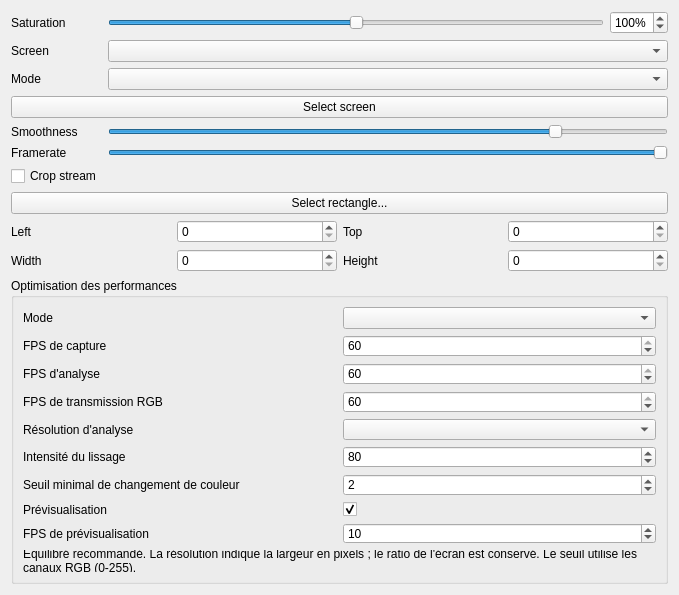
<?xml version="1.0" encoding="UTF-8"?>
<ui version="4.0">
 <class>Ambient</class>
 <widget class="QWidget" name="Ambient">
  <property name="geometry">
   <rect>
    <x>0</x>
    <y>0</y>
    <width>679</width>
    <height>482</height>
   </rect>
  </property>
  <layout class="QGridLayout" name="gridLayout" columnstretch="0,0">
   <item row="0" column="0"><widget class="QLabel" name="saturation_label"><property name="text"><string>Saturation</string></property></widget></item>
   <item row="0" column="1"><layout class="QHBoxLayout" name="saturation_layout">
    <item><widget class="QTooltipedSlider" name="saturation"><property name="maximum"><number>200</number></property><property name="value"><number>100</number></property><property name="orientation"><enum>Qt::Orientation::Horizontal</enum></property><property name="toolTip"><string>0%: grayscale; 100%: original colors; 200%: stronger colors.</string></property></widget></item>
    <item><widget class="QSpinBox" name="saturation_value"><property name="maximum"><number>200</number></property><property name="value"><number>100</number></property><property name="suffix"><string>%</string></property></widget></item>
   </layout></item>
   <item row="2" column="0">
    <widget class="QLabel" name="mode_label">
     <property name="text">
      <string>Mode</string>
     </property>
    </widget>
   </item>
   <item row="2" column="1">
    <widget class="QComboBox" name="mode"/>
   </item>
   <item row="1" column="0">
    <widget class="QLabel" name="screen_label">
     <property name="text">
      <string>Screen</string>
     </property>
    </widget>
   </item>
   <item row="6" column="1">
    <widget class="QTooltipedSlider" name="framerate">
     <property name="minimum">
      <number>1</number>
     </property>
     <property name="maximum">
      <number>60</number>
     </property>
     <property name="pageStep">
      <number>1</number>
     </property>
     <property name="value">
      <number>60</number>
     </property>
     <property name="orientation">
      <enum>Qt::Orientation::Horizontal</enum>
     </property>
    </widget>
   </item>
   <item row="6" column="0">
    <widget class="QLabel" name="framerate_label">
     <property name="text">
      <string>Framerate</string>
     </property>
    </widget>
   </item>
   <item row="8" column="0" colspan="2">
    <widget class="QFrame" name="crop_frame">
     <property name="frameShape">
      <enum>QFrame::Shape::NoFrame</enum>
     </property>
     <property name="frameShadow">
      <enum>QFrame::Shadow::Raised</enum>
     </property>
     <layout class="QGridLayout" name="gridLayout_2" columnstretch="0,0,0,0">
      <property name="leftMargin">
       <number>0</number>
      </property>
      <property name="topMargin">
       <number>0</number>
      </property>
      <property name="rightMargin">
       <number>0</number>
      </property>
      <property name="bottomMargin">
       <number>0</number>
      </property>
      <item row="1" column="2">
       <widget class="QLabel" name="top_label">
        <property name="text">
         <string>Top</string>
        </property>
       </widget>
      </item>
      <item row="2" column="0">
       <widget class="QLabel" name="width_label">
        <property name="text">
         <string>Width</string>
        </property>
       </widget>
      </item>
      <item row="1" column="1">
       <widget class="QSpinBox" name="left">
        <property name="maximum">
         <number>9999</number>
        </property>
       </widget>
      </item>
      <item row="2" column="2">
       <widget class="QLabel" name="height_label">
        <property name="text">
         <string>Height</string>
        </property>
       </widget>
      </item>
      <item row="2" column="1">
       <widget class="QSpinBox" name="width">
        <property name="maximum">
         <number>9999</number>
        </property>
       </widget>
      </item>
      <item row="1" column="0">
       <widget class="QLabel" name="left_label">
        <property name="text">
         <string>Left</string>
        </property>
       </widget>
      </item>
      <item row="1" column="3">
       <widget class="QSpinBox" name="top">
        <property name="maximum">
         <number>9999</number>
        </property>
       </widget>
      </item>
      <item row="2" column="3">
       <widget class="QSpinBox" name="height">
        <property name="maximum">
         <number>9999</number>
        </property>
       </widget>
      </item>
      <item row="0" column="0" colspan="4">
       <widget class="QPushButton" name="select_rectangle">
        <property name="text">
         <string>Select rectangle...</string>
        </property>
       </widget>
      </item>
     </layout>
    </widget>
   </item>
   <item row="3" column="0" colspan="2">
    <widget class="QPushButton" name="select_screen">
     <property name="text">
      <string>Select screen</string>
     </property>
    </widget>
   </item>
   <item row="5" column="1">
    <widget class="QTooltipedSlider" name="smoothness">
     <property name="minimum">
      <number>0</number>
     </property>
     <property name="maximum">
      <number>99</number>
     </property>
     <property name="singleStep">
      <number>1</number>
     </property>
     <property name="pageStep">
      <number>1</number>
     </property>
     <property name="value">
      <number>80</number>
     </property>
     <property name="orientation">
      <enum>Qt::Orientation::Horizontal</enum>
     </property>
    </widget>
   </item>
   <item row="1" column="1">
    <widget class="QComboBox" name="screen"/>
   </item>
   <item row="5" column="0">
    <widget class="QLabel" name="smoothness_label">
     <property name="text">
      <string>Smoothness</string>
     </property>
    </widget>
   </item>
   <item row="7" column="0">
    <widget class="QCheckBox" name="crop_stream">
     <property name="text">
      <string>Crop stream</string>
     </property>
    </widget>
   </item>
   <item row="9" column="0" colspan="2">
 <widget class="QGroupBox" name="performance_group">
  <property name="title">
   <string>Optimisation des performances</string>
  </property>
  <layout class="QGridLayout" name="performance_layout">
   <item row="0" column="0">
    <widget class="QLabel" name="performance_mode_label">
     <property name="text">
      <string>Mode</string>
     </property>
    </widget>
   </item>
   <item row="0" column="1">
    <widget class="QComboBox" name="performance_mode">
</widget>
   </item>
   <item row="1" column="0">
    <widget class="QLabel" name="capture_fps_label">
     <property name="text">
      <string>FPS de capture</string>
     </property>
    </widget>
   </item>
   <item row="1" column="1">
    <widget class="QSpinBox" name="capture_fps">
     <property name="minimum">
      <number>1</number>
     </property>
     <property name="maximum">
      <number>60</number>
     </property>
     <property name="value">
      <number>60</number>
     </property>
    </widget>
   </item>
   <item row="2" column="0">
    <widget class="QLabel" name="analysis_fps_label">
     <property name="text">
      <string>FPS d'analyse</string>
     </property>
    </widget>
   </item>
   <item row="2" column="1">
    <widget class="QSpinBox" name="analysis_fps">
     <property name="minimum">
      <number>1</number>
     </property>
     <property name="maximum">
      <number>60</number>
     </property>
     <property name="value">
      <number>60</number>
     </property>
    </widget>
   </item>
   <item row="3" column="0">
    <widget class="QLabel" name="rgb_fps_label">
     <property name="text">
      <string>FPS de transmission RGB</string>
     </property>
    </widget>
   </item>
   <item row="3" column="1">
    <widget class="QSpinBox" name="rgb_fps">
     <property name="minimum">
      <number>1</number>
     </property>
     <property name="maximum">
      <number>60</number>
     </property>
     <property name="value">
      <number>60</number>
     </property>
    </widget>
   </item>
   <item row="4" column="0">
    <widget class="QLabel" name="analysis_width_label">
     <property name="text">
      <string>Résolution d'analyse</string>
     </property>
    </widget>
   </item>
   <item row="4" column="1">
    <widget class="QComboBox" name="analysis_width">
</widget>
   </item>
   <item row="5" column="0">
    <widget class="QLabel" name="temporal_smoothing_label">
     <property name="text">
      <string>Intensité du lissage</string>
     </property>
    </widget>
   </item>
   <item row="5" column="1">
    <widget class="QSpinBox" name="temporal_smoothing">
     <property name="maximum">
      <number>99</number>
     </property>
     <property name="value">
      <number>80</number>
     </property>
    </widget>
   </item>
   <item row="6" column="0">
    <widget class="QLabel" name="color_threshold_label">
     <property name="text">
      <string>Seuil minimal de changement de couleur</string>
     </property>
    </widget>
   </item>
   <item row="6" column="1">
    <widget class="QSpinBox" name="color_threshold">
     <property name="maximum">
      <number>32</number>
     </property>
     <property name="value">
      <number>2</number>
     </property>
    </widget>
   </item>
   <item row="7" column="0">
    <widget class="QLabel" name="preview_enabled_label">
     <property name="text">
      <string>Prévisualisation</string>
     </property>
    </widget>
   </item>
   <item row="7" column="1">
    <widget class="QCheckBox" name="preview_enabled">
     <property name="checked">
      <bool>true</bool>
     </property>
    </widget>
   </item>
   <item row="8" column="0">
    <widget class="QLabel" name="preview_fps_label">
     <property name="text">
      <string>FPS de prévisualisation</string>
     </property>
    </widget>
   </item>
   <item row="8" column="1">
    <widget class="QSpinBox" name="preview_fps">
     <property name="minimum">
      <number>1</number>
     </property>
     <property name="maximum">
      <number>60</number>
     </property>
     <property name="value">
      <number>10</number>
     </property>
    </widget>
   </item>
   <item row="9" column="0" colspan="2">
    <widget class="QLabel" name="performance_note">
     <property name="text">
      <string>Équilibré recommandé. La résolution indique la largeur en pixels ; le ratio de l'écran est conservé. Le seuil utilise les canaux RGB (0-255).</string>
     </property>
     <property name="wordWrap">
      <bool>true</bool>
     </property>
    </widget>
   </item>
  </layout>
 </widget>
</item>
  </layout>
 </widget>
 <customwidgets>
  <customwidget>
   <class>QTooltipedSlider</class>
   <extends>QSlider</extends>
   <header location="global">QTooltipedSlider.h</header>
  </customwidget>
 </customwidgets>
 <resources/>
 <connections/>
</ui>
